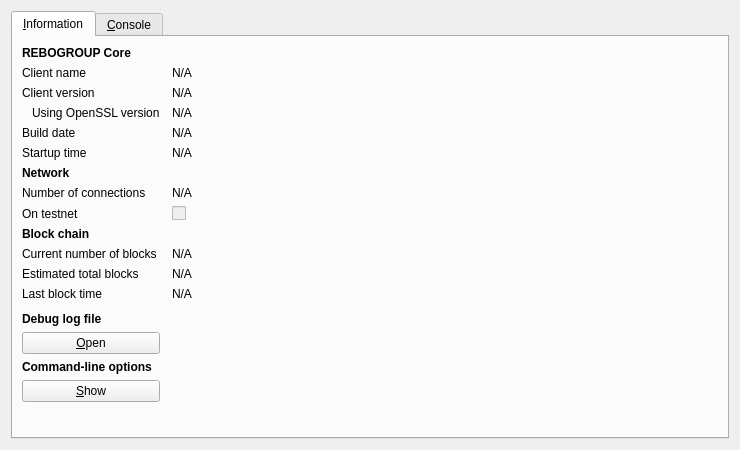
<?xml version="1.0" encoding="UTF-8"?>
<ui version="4.0">
 <class>RPCConsole</class>
 <widget class="QDialog" name="RPCConsole">
  <property name="geometry">
   <rect>
    <x>0</x>
    <y>0</y>
    <width>740</width>
    <height>450</height>
   </rect>
  </property>
  <property name="windowTitle">
   <string>REBOGROUP - Debug window</string>
  </property>
  <layout class="QVBoxLayout" name="verticalLayout_2">
   <item>
    <widget class="QTabWidget" name="tabWidget">
     <property name="currentIndex">
      <number>0</number>
     </property>
     <widget class="QWidget" name="tab_info">
      <attribute name="title">
       <string>&amp;Information</string>
      </attribute>
      <layout class="QGridLayout" name="gridLayout" columnstretch="0,1">
       <property name="horizontalSpacing">
        <number>12</number>
       </property>
       <item row="0" column="0">
        <widget class="QLabel" name="label_9">
         <property name="font">
          <font>
           <weight>75</weight>
           <bold>true</bold>
          </font>
         </property>
         <property name="text">
          <string>REBOGROUP Core</string>
         </property>
        </widget>
       </item>
       <item row="1" column="0">
        <widget class="QLabel" name="label_5">
         <property name="text">
          <string>Client name</string>
         </property>
        </widget>
       </item>
       <item row="1" column="1">
        <widget class="QLabel" name="clientName">
         <property name="cursor">
          <cursorShape>IBeamCursor</cursorShape>
         </property>
         <property name="text">
          <string>N/A</string>
         </property>
         <property name="textFormat">
          <enum>Qt::PlainText</enum>
         </property>
         <property name="textInteractionFlags">
          <set>Qt::LinksAccessibleByMouse|Qt::TextSelectableByKeyboard|Qt::TextSelectableByMouse</set>
         </property>
        </widget>
       </item>
       <item row="2" column="0">
        <widget class="QLabel" name="label_6">
         <property name="text">
          <string>Client version</string>
         </property>
        </widget>
       </item>
       <item row="2" column="1">
        <widget class="QLabel" name="clientVersion">
         <property name="cursor">
          <cursorShape>IBeamCursor</cursorShape>
         </property>
         <property name="text">
          <string>N/A</string>
         </property>
         <property name="textFormat">
          <enum>Qt::PlainText</enum>
         </property>
         <property name="textInteractionFlags">
          <set>Qt::LinksAccessibleByMouse|Qt::TextSelectableByKeyboard|Qt::TextSelectableByMouse</set>
         </property>
        </widget>
       </item>
       <item row="3" column="0">
        <widget class="QLabel" name="label_14">
         <property name="text">
          <string>Using OpenSSL version</string>
         </property>
         <property name="indent">
          <number>10</number>
         </property>
        </widget>
       </item>
       <item row="3" column="1">
        <widget class="QLabel" name="openSSLVersion">
         <property name="cursor">
          <cursorShape>IBeamCursor</cursorShape>
         </property>
         <property name="text">
          <string>N/A</string>
         </property>
         <property name="textFormat">
          <enum>Qt::PlainText</enum>
         </property>
         <property name="textInteractionFlags">
          <set>Qt::LinksAccessibleByMouse|Qt::TextSelectableByKeyboard|Qt::TextSelectableByMouse</set>
         </property>
        </widget>
       </item>
       <item row="4" column="0">
        <widget class="QLabel" name="label_12">
         <property name="text">
          <string>Build date</string>
         </property>
        </widget>
       </item>
       <item row="4" column="1">
        <widget class="QLabel" name="buildDate">
         <property name="cursor">
          <cursorShape>IBeamCursor</cursorShape>
         </property>
         <property name="text">
          <string>N/A</string>
         </property>
         <property name="textFormat">
          <enum>Qt::PlainText</enum>
         </property>
         <property name="textInteractionFlags">
          <set>Qt::LinksAccessibleByMouse|Qt::TextSelectableByKeyboard|Qt::TextSelectableByMouse</set>
         </property>
        </widget>
       </item>
       <item row="5" column="0">
        <widget class="QLabel" name="label_13">
         <property name="text">
          <string>Startup time</string>
         </property>
        </widget>
       </item>
       <item row="5" column="1">
        <widget class="QLabel" name="startupTime">
         <property name="cursor">
          <cursorShape>IBeamCursor</cursorShape>
         </property>
         <property name="text">
          <string>N/A</string>
         </property>
         <property name="textFormat">
          <enum>Qt::PlainText</enum>
         </property>
         <property name="textInteractionFlags">
          <set>Qt::LinksAccessibleByMouse|Qt::TextSelectableByKeyboard|Qt::TextSelectableByMouse</set>
         </property>
        </widget>
       </item>
       <item row="6" column="0">
        <widget class="QLabel" name="label_11">
         <property name="font">
          <font>
           <weight>75</weight>
           <bold>true</bold>
          </font>
         </property>
         <property name="text">
          <string>Network</string>
         </property>
        </widget>
       </item>
       <item row="7" column="0">
        <widget class="QLabel" name="label_7">
         <property name="text">
          <string>Number of connections</string>
         </property>
        </widget>
       </item>
       <item row="7" column="1">
        <widget class="QLabel" name="numberOfConnections">
         <property name="cursor">
          <cursorShape>IBeamCursor</cursorShape>
         </property>
         <property name="text">
          <string>N/A</string>
         </property>
         <property name="textFormat">
          <enum>Qt::PlainText</enum>
         </property>
         <property name="textInteractionFlags">
          <set>Qt::LinksAccessibleByMouse|Qt::TextSelectableByKeyboard|Qt::TextSelectableByMouse</set>
         </property>
        </widget>
       </item>
       <item row="8" column="0">
        <widget class="QLabel" name="label_8">
         <property name="text">
          <string>On testnet</string>
         </property>
        </widget>
       </item>
       <item row="8" column="1">
        <widget class="QCheckBox" name="isTestNet">
         <property name="enabled">
          <bool>false</bool>
         </property>
         <property name="text">
          <string/>
         </property>
        </widget>
       </item>
       <item row="9" column="0">
        <widget class="QLabel" name="label_10">
         <property name="font">
          <font>
           <weight>75</weight>
           <bold>true</bold>
          </font>
         </property>
         <property name="text">
          <string>Block chain</string>
         </property>
        </widget>
       </item>
       <item row="10" column="0">
        <widget class="QLabel" name="label_3">
         <property name="text">
          <string>Current number of blocks</string>
         </property>
        </widget>
       </item>
       <item row="10" column="1">
        <widget class="QLabel" name="numberOfBlocks">
         <property name="cursor">
          <cursorShape>IBeamCursor</cursorShape>
         </property>
         <property name="text">
          <string>N/A</string>
         </property>
         <property name="textFormat">
          <enum>Qt::PlainText</enum>
         </property>
         <property name="textInteractionFlags">
          <set>Qt::LinksAccessibleByMouse|Qt::TextSelectableByKeyboard|Qt::TextSelectableByMouse</set>
         </property>
        </widget>
       </item>
       <item row="11" column="0">
        <widget class="QLabel" name="label_4">
         <property name="text">
          <string>Estimated total blocks</string>
         </property>
        </widget>
       </item>
       <item row="11" column="1">
        <widget class="QLabel" name="totalBlocks">
         <property name="cursor">
          <cursorShape>IBeamCursor</cursorShape>
         </property>
         <property name="text">
          <string>N/A</string>
         </property>
         <property name="textFormat">
          <enum>Qt::PlainText</enum>
         </property>
         <property name="textInteractionFlags">
          <set>Qt::LinksAccessibleByMouse|Qt::TextSelectableByKeyboard|Qt::TextSelectableByMouse</set>
         </property>
        </widget>
       </item>
       <item row="12" column="0">
        <widget class="QLabel" name="label_2">
         <property name="text">
          <string>Last block time</string>
         </property>
        </widget>
       </item>
       <item row="12" column="1">
        <widget class="QLabel" name="lastBlockTime">
         <property name="cursor">
          <cursorShape>IBeamCursor</cursorShape>
         </property>
         <property name="text">
          <string>N/A</string>
         </property>
         <property name="textFormat">
          <enum>Qt::PlainText</enum>
         </property>
         <property name="textInteractionFlags">
          <set>Qt::LinksAccessibleByMouse|Qt::TextSelectableByKeyboard|Qt::TextSelectableByMouse</set>
         </property>
        </widget>
       </item>
       <item row="13" column="0">
        <spacer name="verticalSpacer_2">
         <property name="orientation">
          <enum>Qt::Vertical</enum>
         </property>
         <property name="sizeHint" stdset="0">
          <size>
           <width>20</width>
           <height>20</height>
          </size>
         </property>
        </spacer>
       </item>
       <item row="14" column="0">
        <widget class="QLabel" name="labelDebugLogfile">
         <property name="font">
          <font>
           <weight>75</weight>
           <bold>true</bold>
          </font>
         </property>
         <property name="text">
          <string>Debug log file</string>
         </property>
        </widget>
       </item>
       <item row="15" column="0">
        <widget class="QPushButton" name="openDebugLogfileButton">
         <property name="toolTip">
          <string>Open the REBOGROUP debug log file from the current data directory. This can take a few seconds for large log files.</string>
         </property>
         <property name="text">
          <string>&amp;Open</string>
         </property>
         <property name="autoDefault">
          <bool>false</bool>
         </property>
        </widget>
       </item>
       <item row="16" column="0">
        <widget class="QLabel" name="labelCLOptions">
         <property name="font">
          <font>
           <weight>75</weight>
           <bold>true</bold>
          </font>
         </property>
         <property name="text">
          <string>Command-line options</string>
         </property>
        </widget>
       </item>
       <item row="17" column="0">
        <widget class="QPushButton" name="showCLOptionsButton">
         <property name="toolTip">
          <string>Show the REBOGROUP-Qt help message to get a list with possible REBOGROUP command-line options.</string>
         </property>
         <property name="text">
          <string>&amp;Show</string>
         </property>
         <property name="autoDefault">
          <bool>false</bool>
         </property>
        </widget>
       </item>
       <item row="18" column="0">
        <spacer name="verticalSpacer">
         <property name="orientation">
          <enum>Qt::Vertical</enum>
         </property>
         <property name="sizeHint" stdset="0">
          <size>
           <width>20</width>
           <height>40</height>
          </size>
         </property>
        </spacer>
       </item>
      </layout>
     </widget>
     <widget class="QWidget" name="tab_console">
      <attribute name="title">
       <string>&amp;Console</string>
      </attribute>
      <layout class="QVBoxLayout" name="verticalLayout_3">
       <property name="spacing">
        <number>3</number>
       </property>
       <item>
        <widget class="QTextEdit" name="messagesWidget">
         <property name="minimumSize">
          <size>
           <width>0</width>
           <height>100</height>
          </size>
         </property>
         <property name="readOnly">
          <bool>true</bool>
         </property>
         <property name="tabKeyNavigation" stdset="0">
          <bool>false</bool>
         </property>
         <property name="columnCount" stdset="0">
          <number>2</number>
         </property>
        </widget>
       </item>
       <item>
        <layout class="QHBoxLayout" name="horizontalLayout">
         <property name="spacing">
          <number>3</number>
         </property>
         <item>
          <widget class="QLabel" name="label">
           <property name="text">
            <string notr="true">&gt;</string>
           </property>
          </widget>
         </item>
         <item>
          <widget class="QLineEdit" name="lineEdit"/>
         </item>
         <item>
          <widget class="QPushButton" name="clearButton">
           <property name="maximumSize">
            <size>
             <width>24</width>
             <height>24</height>
            </size>
           </property>
           <property name="toolTip">
            <string>Clear console</string>
           </property>
           <property name="text">
            <string/>
           </property>
           <property name="icon">
            <iconset resource="../bitcoin.qrc">
             <normaloff>:/icons/remove</normaloff>:/icons/remove</iconset>
           </property>
           <property name="shortcut">
            <string notr="true">Ctrl+L</string>
           </property>
           <property name="autoDefault">
            <bool>false</bool>
           </property>
          </widget>
         </item>
        </layout>
       </item>
      </layout>
     </widget>
    </widget>
   </item>
  </layout>
 </widget>
 <resources>
  <include location="../bitcoin.qrc"/>
 </resources>
 <connections/>
</ui>
